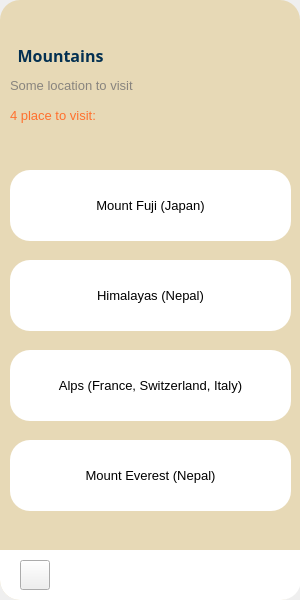
<?xml version="1.0" encoding="UTF-8"?>
<ui version="4.0">
 <class>MainWindow</class>
 <widget class="QMainWindow" name="MainWindow">
  <property name="geometry">
   <rect>
    <x>0</x>
    <y>0</y>
    <width>300</width>
    <height>600</height>
   </rect>
  </property>
  <property name="windowTitle">
   <string>MainWindow</string>
  </property>
  <widget class="QWidget" name="centralwidget">
   <widget class="QWidget" name="widget" native="true">
    <property name="geometry">
     <rect>
      <x>0</x>
      <y>0</y>
      <width>300</width>
      <height>600</height>
     </rect>
    </property>
    <property name="minimumSize">
     <size>
      <width>300</width>
      <height>600</height>
     </size>
    </property>
    <property name="maximumSize">
     <size>
      <width>300</width>
      <height>600</height>
     </size>
    </property>
    <property name="styleSheet">
     <string notr="true">QWidget#widget {
	background-color:rgb(231, 217, 182);
	border-radius: 20px;
}</string>
    </property>
    <widget class="QLabel" name="label">
     <property name="geometry">
      <rect>
       <x>0</x>
       <y>30</y>
       <width>121</width>
       <height>51</height>
      </rect>
     </property>
     <property name="font">
      <font>
       <family>Segoe MDL2 Assets</family>
       <pointsize>12</pointsize>
       <weight>75</weight>
       <italic>false</italic>
       <bold>true</bold>
       <underline>false</underline>
      </font>
     </property>
     <property name="styleSheet">
      <string notr="true">color:rgb(3, 48, 81)</string>
     </property>
     <property name="text">
      <string>Mountains</string>
     </property>
     <property name="alignment">
      <set>Qt::AlignCenter</set>
     </property>
     <property name="wordWrap">
      <bool>true</bool>
     </property>
    </widget>
    <widget class="QLabel" name="label_2">
     <property name="geometry">
      <rect>
       <x>10</x>
       <y>100</y>
       <width>241</width>
       <height>31</height>
      </rect>
     </property>
     <property name="font">
      <font>
       <family>MS Shell Dlg 2</family>
       <pointsize>10</pointsize>
      </font>
     </property>
     <property name="styleSheet">
      <string notr="true">color:rgb(255, 112, 46)</string>
     </property>
     <property name="text">
      <string>4 place to visit:</string>
     </property>
    </widget>
    <widget class="QLabel" name="label_7">
     <property name="geometry">
      <rect>
       <x>10</x>
       <y>70</y>
       <width>191</width>
       <height>31</height>
      </rect>
     </property>
     <property name="font">
      <font>
       <pointsize>10</pointsize>
      </font>
     </property>
     <property name="styleSheet">
      <string notr="true">color:rgb(136, 132, 126)</string>
     </property>
     <property name="text">
      <string>Some location to visit</string>
     </property>
    </widget>
    <widget class="QPushButton" name="pushButton_6">
     <property name="geometry">
      <rect>
       <x>10</x>
       <y>170</y>
       <width>281</width>
       <height>71</height>
      </rect>
     </property>
     <property name="font">
      <font>
       <pointsize>10</pointsize>
      </font>
     </property>
     <property name="styleSheet">
      <string notr="true">QPushButton {
    background-color:rgb(255, 255, 255);
    border-radius: 20px;
}

QPushButton:hover {
    background-color: rgb(208, 208, 208);
}
</string>
     </property>
     <property name="text">
      <string>Mount Fuji (Japan)</string>
     </property>
     <property name="icon">
      <iconset>
       <normaloff>../Resource/Images/Location.png</normaloff>../Resource/Images/Location.png</iconset>
     </property>
     <property name="iconSize">
      <size>
       <width>30</width>
       <height>30</height>
      </size>
     </property>
    </widget>
    <widget class="QPushButton" name="pushButton_10">
     <property name="geometry">
      <rect>
       <x>10</x>
       <y>260</y>
       <width>281</width>
       <height>71</height>
      </rect>
     </property>
     <property name="font">
      <font>
       <pointsize>10</pointsize>
      </font>
     </property>
     <property name="styleSheet">
      <string notr="true">QPushButton {
    background-color:rgb(255, 255, 255);
    border-radius: 20px;
}

QPushButton:hover {
    background-color: rgb(208, 208, 208);
}
</string>
     </property>
     <property name="text">
      <string>Himalayas (Nepal)</string>
     </property>
     <property name="icon">
      <iconset>
       <normaloff>../Resource/Images/Location.png</normaloff>../Resource/Images/Location.png</iconset>
     </property>
     <property name="iconSize">
      <size>
       <width>30</width>
       <height>30</height>
      </size>
     </property>
    </widget>
    <widget class="QPushButton" name="pushButton_9">
     <property name="geometry">
      <rect>
       <x>10</x>
       <y>350</y>
       <width>281</width>
       <height>71</height>
      </rect>
     </property>
     <property name="font">
      <font>
       <pointsize>10</pointsize>
      </font>
     </property>
     <property name="styleSheet">
      <string notr="true">QPushButton {
    background-color:rgb(255, 255, 255);
    border-radius: 20px;
}

QPushButton:hover {
    background-color: rgb(208, 208, 208);
}
</string>
     </property>
     <property name="text">
      <string>Alps (France, Switzerland, Italy)</string>
     </property>
     <property name="icon">
      <iconset>
       <normaloff>../Resource/Images/Location.png</normaloff>../Resource/Images/Location.png</iconset>
     </property>
     <property name="iconSize">
      <size>
       <width>30</width>
       <height>30</height>
      </size>
     </property>
    </widget>
    <widget class="QPushButton" name="pushButton_12">
     <property name="geometry">
      <rect>
       <x>10</x>
       <y>440</y>
       <width>281</width>
       <height>71</height>
      </rect>
     </property>
     <property name="font">
      <font>
       <pointsize>10</pointsize>
      </font>
     </property>
     <property name="styleSheet">
      <string notr="true">QPushButton {
    background-color:rgb(255, 255, 255);
    border-radius: 20px;
}

QPushButton:hover {
    background-color: rgb(208, 208, 208);
}
</string>
     </property>
     <property name="text">
      <string>Mount Everest (Nepal)</string>
     </property>
     <property name="icon">
      <iconset>
       <normaloff>../Resource/Images/Location.png</normaloff>../Resource/Images/Location.png</iconset>
     </property>
     <property name="iconSize">
      <size>
       <width>30</width>
       <height>30</height>
      </size>
     </property>
    </widget>
    <widget class="QPushButton" name="pushButton_2">
     <property name="geometry">
      <rect>
       <x>10</x>
       <y>10</y>
       <width>32</width>
       <height>32</height>
      </rect>
     </property>
     <property name="styleSheet">
      <string notr="true">QPushButton {
	background-color:rgb(231, 217, 182);
    border-radius: 10px;
}
QPushButton:hover {
    background-color: rgb(116, 116, 116);
}
</string>
     </property>
     <property name="text">
      <string/>
     </property>
     <property name="icon">
      <iconset>
       <normaloff>../Resource/Images/left arrow.png</normaloff>../Resource/Images/left arrow.png</iconset>
     </property>
     <property name="iconSize">
      <size>
       <width>32</width>
       <height>32</height>
      </size>
     </property>
    </widget>
    <widget class="QLabel" name="label_5">
     <property name="geometry">
      <rect>
       <x>0</x>
       <y>550</y>
       <width>301</width>
       <height>50</height>
      </rect>
     </property>
     <property name="styleSheet">
      <string notr="true">QWidget {
    border-top-left-radius: 0px; 
    border-top-right-radius: 0px;
    border-bottom-left-radius: 20px;
    border-bottom-right-radius: 20px;
    background-color:rgb(255, 255, 255)
}</string>
     </property>
     <property name="text">
      <string/>
     </property>
    </widget>
    <widget class="QPushButton" name="pushButton">
     <property name="geometry">
      <rect>
       <x>20</x>
       <y>560</y>
       <width>30</width>
       <height>30</height>
      </rect>
     </property>
     <property name="styleSheet">
      <string notr="true">QPushButton {
    background-color:rgb(255, 255, 255);
    border-radius: 10px;
}

QPushButton:hover {
    background-color:rgb(208, 208, 208);
}
r</string>
     </property>
     <property name="text">
      <string/>
     </property>
     <property name="icon">
      <iconset>
       <normaloff>../Resource/Images/Home button.png</normaloff>../Resource/Images/Home button.png</iconset>
     </property>
     <property name="iconSize">
      <size>
       <width>50</width>
       <height>50</height>
      </size>
     </property>
    </widget>
    <widget class="QPushButton" name="pushButton_8">
     <property name="geometry">
      <rect>
       <x>130</x>
       <y>560</y>
       <width>41</width>
       <height>30</height>
      </rect>
     </property>
     <property name="styleSheet">
      <string notr="true">QPushButton {
    background-color:rgb(255, 255, 255);
    border-radius: 10px;
}

QPushButton:hover {
    background-color:rgb(208, 208, 208);
}
</string>
     </property>
     <property name="text">
      <string/>
     </property>
     <property name="icon">
      <iconset>
       <normaloff>../Resource/Images/Menu.png</normaloff>../Resource/Images/Menu.png</iconset>
     </property>
     <property name="iconSize">
      <size>
       <width>24</width>
       <height>24</height>
      </size>
     </property>
    </widget>
    <widget class="QPushButton" name="pushButton_7">
     <property name="geometry">
      <rect>
       <x>250</x>
       <y>560</y>
       <width>30</width>
       <height>30</height>
      </rect>
     </property>
     <property name="styleSheet">
      <string notr="true">QPushButton {
    background-color:rgb(255, 255, 255);
    border-radius: 10px;
}
QPushButton:hover {
    background-color:rgb(208, 208, 208);
}
</string>
     </property>
     <property name="text">
      <string/>
     </property>
     <property name="icon">
      <iconset>
       <normaloff>../Resource/Images/Exit.png</normaloff>../Resource/Images/Exit.png</iconset>
     </property>
     <property name="iconSize">
      <size>
       <width>24</width>
       <height>24</height>
      </size>
     </property>
    </widget>
   </widget>
  </widget>
 </widget>
 <resources/>
 <connections/>
</ui>
